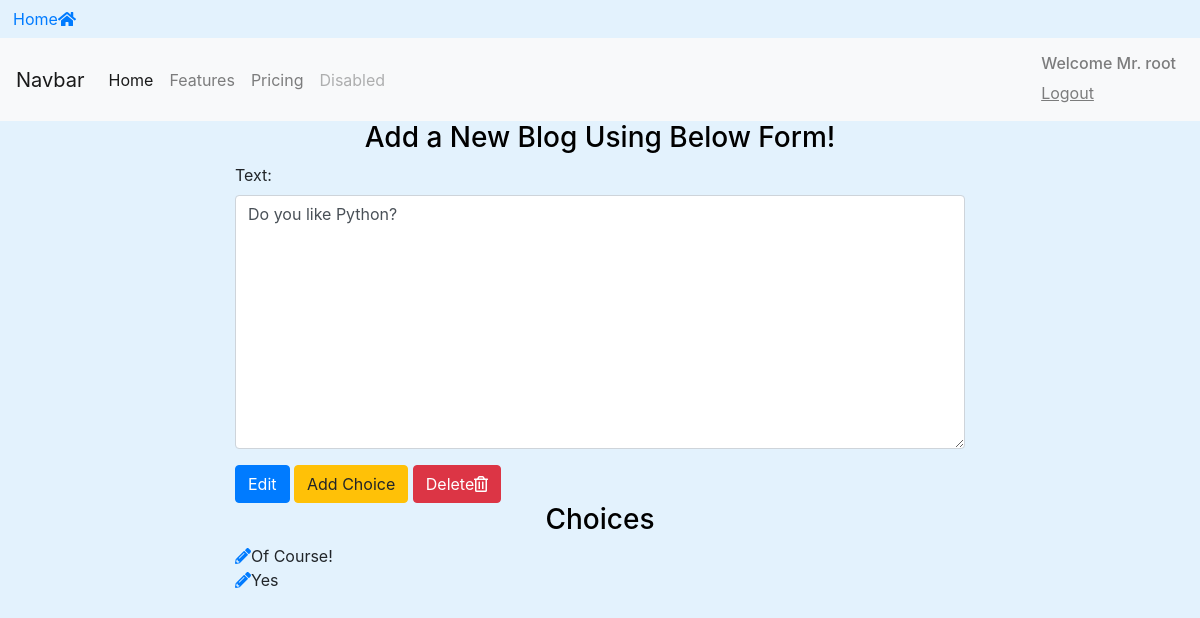
The page /blogs/edit_blog/3/ (signed in) on the database its author committed.
### BlogApp/models.py (models this page shows, shortened)
class BlogModel(models.Model):
    owner = models.ForeignKey(User, on_delete=models.CASCADE,default = 1)
    text = models.CharField(max_length=255)
    pub_date = models.DateTimeField()

class Choice(models.Model):
    blog = models.ForeignKey(BlogModel,on_delete=models.CASCADE)
    choice_text = models.CharField(max_length=255)

### BlogApp/views.py (the view)
# urls.py: path('edit_blog/<int:blog_id>/', views.blog_edit,name='edit_blog'),
@login_required
def blog_edit(request,blog_id):
    blog = get_object_or_404(BlogModel,id=blog_id)
    if request.user != blog.owner:
        return redirect('/')
    if request.method == 'POST':
        form = EditBlogForm(request.POST,instance=blog)
        if form.is_valid():
            form.save()
            messages.success(request,'Blog Edit Successfully',
                                extra_tags='alert alert-success alert-dismissible fade show')
            return redirect('BlogApp:list')
    else:
        form = EditBlogForm(instance=blog)
    return render(request,'blog/edit_blog.html',{'form':form,'blog':blog})

### BlogApp/forms.py
class EditBlogForm(forms.ModelForm):
    class Meta:
        model = BlogModel
        fields = ('text',)
        widgets = {'text': forms.Textarea(attrs={'class':'form-control','row':10,'col':20})}

### BlogApp/templates/blog/edit_blog.html (shortened to what this page needs)
{% extends 'base.html' %}
{% block content %}
<div class="container">
  <h3 class="text-center">
    Add a New Blog Using Below Form!
  </h3>
  <div class="row">
    <div class="col-sm-8 offset-2">
      <form action="" method="post">
        {% for field in form %}
        <div class="form-group">
          {{ field.label_tag }}
          {{field}}
          {% endfor %}
        </div>
          <input type="submit" class="btn btn-primary" value="Edit"/>
          <a href="{% url 'BlogApp:add_choice' blog.id %}" class="btn btn-warning">Add Choice</a>
          <a href="{% url 'BlogApp:delete_confirm_blog' blog.id %}"
                    class="btn btn-danger">Delete<i class="far fa-trash-alt"></i></a>
      </form>
      <h3 class="text-center">Choices</h3>
      {% for choice in blog.choice_set.all %}
        <a href="{% url 'BlogApp:edit_choice' choice.id %}"> <i class="fas fa-pencil-alt"></i></a>{{choice.choice_text}}<br>
      {% endfor %}
    </div>
  </div>
</div>
{% endblock %}

### templates/includes/navbar.html (shortened to what this page needs)
<nav class="navbar navbar-expand-lg navbar-light bg-light">
  <a class="navbar-brand" href="#">Navbar</a>
<div class="collapse navbar-collapse" id="navbarNav">
  <ul class="navbar-nav">
    <li class="nav-item active">
      <a class="nav-link" href="{%url 'home' %}">Home <span class="sr-only">(current)</span></a>
    </li>
    <li class="nav-item">
      <a class="nav-link" href="{% url 'BlogApp:list' %}">Features</a>
    </li>
    <li class="nav-item">
      <a class="nav-link" href="#">Pricing</a>
    </li>
    <li class="nav-item">
      <a class="nav-link disabled" href="#">Disabled</a>
    </li>
  </ul>
  <div class="navbar-nav ml-auto">
    {% if request.user.is_authenticated %}
      <a class="nav-item nav-link" href="{% url 'Accounts:logout' %}"> <h6>Welcome Mr. {{request.user}}</h6> <u>Logout</u></a>
    {% else %}
      <a class="nav-item nav-link" href="{% url 'Accounts:login' %}">Login</a>
    {% endif %}
  </div>
</div>
</nav>

### static/css/styles.css (style rules this page uses)
h1,h3 { color: black; }
body { background-color: #e3f2fd; }

### rows shown on the page
BlogModel: form "Do you like Python?"
Choice: choice_text "Of Course!"
Choice: choice_text "Yes"

### other values the page prints
{{ request.user }} "root"
{{ field.label_tag }} "Text:"
